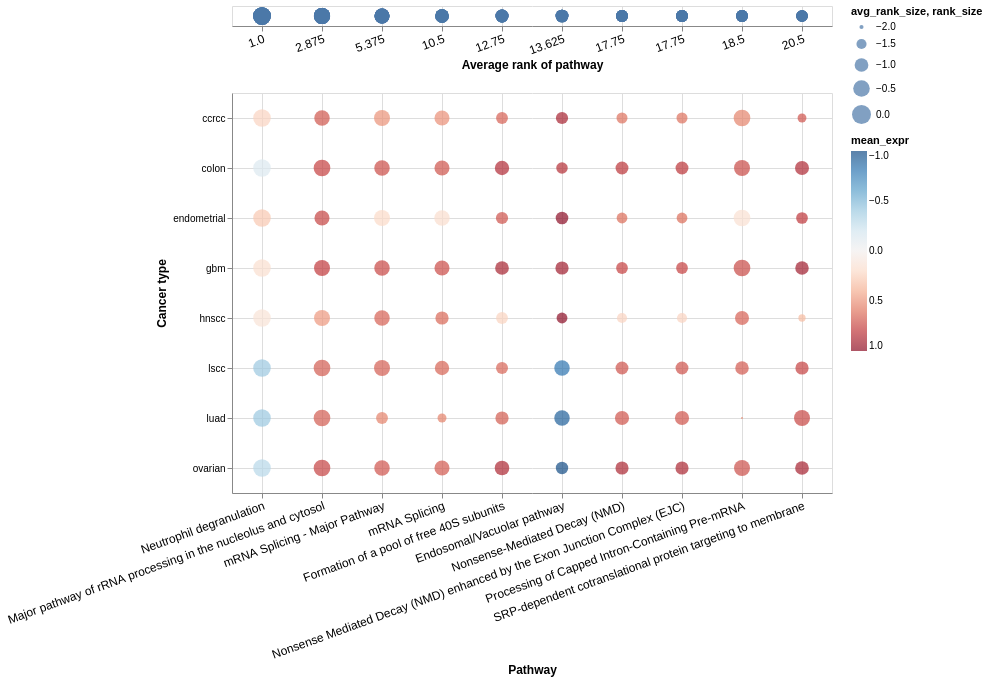

The notebook cell saved with this chart:
### Code cell
individual = alt.Chart(data).mark_circle().encode(
    x=alt.X(
        "name:N",
        sort=data["name"].values,
        axis=alt.Axis(
            labelAngle=-20,
            labelFontSize=12,
            labelLimit=500,
            title="Pathway",
            titleFontSize=12
        )
    ),
    y=alt.Y(
        "cancer_type:N",
        axis=alt.Axis(
            title="Cancer type",
            titleFontSize=12
        ),
    ),
    size="rank_size:Q",
    color=alt.Color(
        "mean_expr:Q",
        scale=alt.Scale(
            scheme="redblue",
            domain=[mean_expr_max, mean_expr_min]
        )
    )
).properties(
    width=600,
    height=400
)

aggregate = alt.Chart(data).mark_circle().encode(
    x=alt.X(
        "avg_rank_label:N",
        sort=data["avg_rank_label"].values,
        axis=alt.Axis(
            labelAngle=-20,
            labelFontSize=12,
            labelLimit=500,
            title="Average rank of pathway",
            titleFontSize=12
        )
    ),
    size="avg_rank_size:Q",
).properties(
    width=600
)

alt.vconcat(aggregate, individual).configure_axis(
    grid=True
)


#######################################3
# NEXT: Can we make the differences between circle size more dramatic with some transformation?
